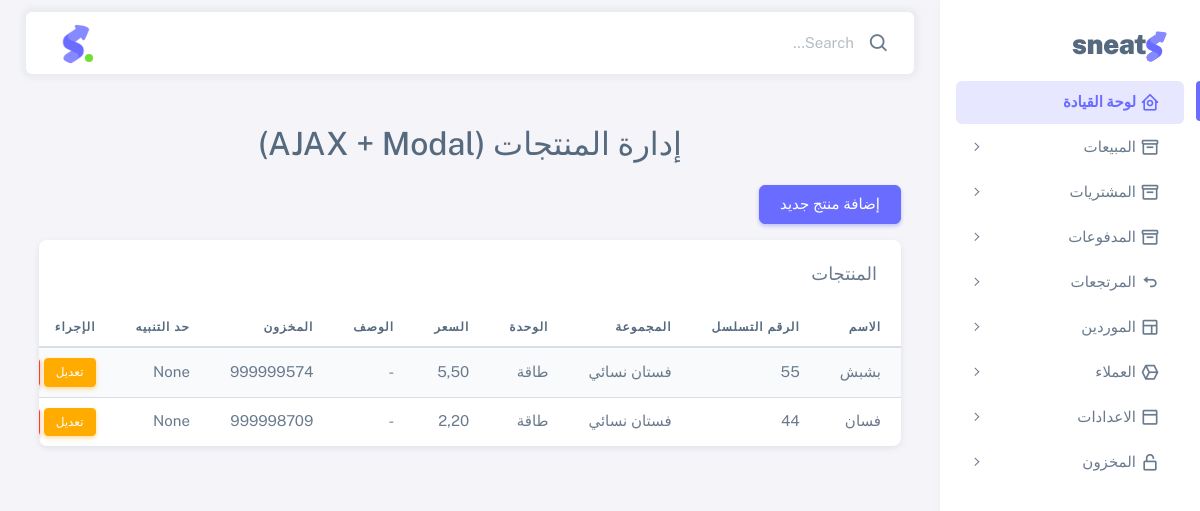
Screenshot of /products/ with the database file from the repository.
### invoices/models.py (models this page shows, shortened)
class Product(models.Model):
    name_ar = models.CharField(max_length=255, verbose_name="اسم المنتج بالعربي")
    serial_number = models.CharField(max_length=255, unique=True, verbose_name="الرقم التسلسلي")
    category = models.ForeignKey(
        ProductCategory,
        on_delete=models.CASCADE,
        related_name="products",
        verbose_name="الصنف"
    )
    unit = models.ForeignKey(
        Unit,
        on_delete=models.SET_NULL,
        null=True,
        verbose_name="وحدة القياس"
    )
    price = models.DecimalField(max_digits=10, decimal_places=2, verbose_name="السعر")
    description = models.TextField(null=True, blank=True, verbose_name="الوصف")
    created_at = models.DateTimeField(auto_now_add=True, verbose_name="تاريخ الإنشاء")
    stock = models.PositiveIntegerField(default=999999999, verbose_name="الكمية المتاحة", blank=True)
    low_stock_threshold = models.PositiveIntegerField(default=10, verbose_name="حد التنبيه", null=True, blank=True)
    inventory_account = models.ForeignKey(
        ChartOfAccount,
        on_delete=models.SET_NULL,
        null=True,
        blank=True,
        related_name='inventory_products',
        verbose_name="حساب المخزون"
    )
    class Meta:
        verbose_name = "منتج"
        verbose_name_plural = "المنتجات"

class ProductCategory(models.Model):
    name = models.CharField(max_length=100, unique=True, verbose_name="اسم الصنف")
    description = models.TextField(null=True, blank=True, verbose_name="الوصف")
    def __str__(self):
        return self.name
    class Meta:
        verbose_name = "صنف المنتج"
        verbose_name_plural = "أصناف المنتجات"

class Unit(models.Model):
    name = models.CharField(max_length=100, unique=True, verbose_name="اسم الوحدة الأساسية")
    abbreviation = models.CharField(max_length=20, verbose_name="التمييز")
    template = models.CharField(max_length=50, verbose_name="القالب", help_text="مثال: الوزن")
    is_active = models.BooleanField(default=True, verbose_name="نشط")
    def __str__(self):
        return self.name
    class Meta:
        verbose_name = "وحدة"
        verbose_name_plural = "الوحدات"

### inventory/views.py (the view)
# urls.py: path('products/', views.manage_products, name='manage_products'),
def manage_products(request):
    products = Product.objects.all().order_by('-id')
    form = ProductForm()  # إنشاء النموذج لتضمينه في القالب
    context = {
        'products': products,
        'title': 'إدارة المنتجات (AJAX + Modal)',
        'form': form,  # تمرير النموذج إلى القالب
    }
    return render(request, 'inventory/products.html', context)

### inventory/templates/inventory/products.html (shortened to what this page needs)
{% extends 'base.html' %}
{% load static %}
{% block content %}
<div class="container-xxl flex-grow-1 container-p-y">
    <h2 class="mb-4 text-center">{{ title|default:"إدارة المنتجات (AJAX + Modal)" }}</h2>
    <div class="text-end mb-3">
        <button class="btn btn-primary" id="btnAddNew">
             إضافة منتج جديد
        </button>
    </div>
    <div class="card">
        <h5 class="card-header">المنتجات</h5>
        <div class="table-responsive text-nowrap">
            <table class="table table-striped" id="productTable">
                <thead>
                    <tr>
                        <th>الاسم </th>
                        <th>الرقم التسلسل </th>
                        <th>المجموعة</th>
                        <th>الوحدة</th>
                        <th>السعر</th>
                        <th>الوصف</th>
                        <th>المخزون</th>
                        <th>حد التنبيه</th>
                        <th style="width: 200px;">الإجراء</th>
                    </tr>
                </thead>
                <tbody class="table-border-bottom-0">
                    {% for product in products %}
                    <tr id="row-{{ product.id }}">
                        <td class="td-name_ar">{{ product.name_ar }}</td>
                        <td class="td-serial_number">{{ product.serial_number|default:"-" }}</td>
                        <td class="td-category" data-id="{{ product.category.id }}">{{ product.category }}</td>
                        <td class="td-unit" data-id="{{ product.unit.id }}">{{ product.unit }}</td>
                        <td class="td-price">{{ product.price }}</td>
                        <td class="td-description">{{ product.description|default:"-" }}</td>
                        <td class="td-stock">{{ product.stock }}</td>
                        <td class="td-low_stock_threshold">{{ product.low_stock_threshold }}</td>
                        <td>
                            <button class="btn btn-sm btn-warning btnEdit" data-id="{{ product.id }}">
                                تعديل
                            </button>
                        </td>
                    </tr>
                    {% empty %}
                    <tr>
                        <td colspan="9">لا توجد منتجات</td>
                    </tr>
                    {% endfor %}
                </tbody>
            </table>
        </div>
    </div>
</div>
{% endblock %}

### rows the page displays
Product: name_ar "بشبش", serial_number "55", category "فستان نسائي", unit "طاقة", price "5,50", description "-", stock "999999574", low_stock_threshold "None"
Product: name_ar "فسان", serial_number "44", category "فستان نسائي", unit "طاقة", price "2,20", description "-", stock "999998709", low_stock_threshold "None"

### other values shown
{{ title|default:"إدارة المنتجات (AJAX + Modal)" }} "إدارة المنتجات (AJAX + Modal)"
